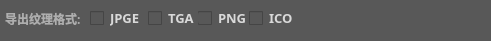
          <widget class="QFrame" name="frame_3">
           <property name="geometry">
            <rect>
             <x>10</x>
             <y>450</y>
             <width>491</width>
             <height>41</height>
            </rect>
           </property>
           <property name="styleSheet">
            <string notr="true">color: rgb(174, 174, 174);
background-color: rgb(88, 88, 88);
border-radius:5px;
</string>
           </property>
           <property name="frameShape">
            <enum>QFrame::StyledPanel</enum>
           </property>
           <property name="frameShadow">
            <enum>QFrame::Raised</enum>
           </property>
           <widget class="QCheckBox" name="checkBox_Jpge">
            <property name="geometry">
             <rect>
              <x>90</x>
              <y>10</y>
              <width>61</width>
              <height>16</height>
             </rect>
            </property>
            <property name="font">
             <font>
              <family>Bahnschrift Light</family>
              <pointsize>10</pointsize>
              <weight>75</weight>
              <bold>true</bold>
             </font>
            </property>
            <property name="styleSheet">
             <string notr="true">color: rgb(217, 217, 217);</string>
            </property>
            <property name="text">
             <string>JPGE</string>
            </property>
           </widget>
           <widget class="QCheckBox" name="checkBox_Png">
            <property name="geometry">
             <rect>
              <x>198</x>
              <y>10</y>
              <width>51</width>
              <height>16</height>
             </rect>
            </property>
            <property name="font">
             <font>
              <family>Bahnschrift Light</family>
              <pointsize>10</pointsize>
              <weight>75</weight>
              <bold>true</bold>
             </font>
            </property>
            <property name="styleSheet">
             <string notr="true">color: rgb(217, 217, 217);</string>
            </property>
            <property name="text">
             <string>PNG</string>
            </property>
           </widget>
           <widget class="QCheckBox" name="checkBox_Tga">
            <property name="geometry">
             <rect>
              <x>148</x>
              <y>10</y>
              <width>51</width>
              <height>16</height>
             </rect>
            </property>
            <property name="font">
             <font>
              <family>Bahnschrift Light</family>
              <pointsize>10</pointsize>
              <weight>75</weight>
              <bold>true</bold>
             </font>
            </property>
            <property name="styleSheet">
             <string notr="true">color: rgb(217, 217, 217);</string>
            </property>
            <property name="text">
             <string>TGA</string>
            </property>
           </widget>
           <widget class="QLabel" name="label_4">
            <property name="geometry">
             <rect>
              <x>5</x>
              <y>3</y>
              <width>81</width>
              <height>31</height>
             </rect>
            </property>
            <property name="font">
             <font>
              <family>微软雅黑</family>
              <weight>75</weight>
              <bold>true</bold>
             </font>
            </property>
            <property name="text">
             <string>导出纹理格式:</string>
            </property>
           </widget>
           <widget class="QCheckBox" name="checkBox_Ico">
            <property name="geometry">
             <rect>
              <x>249</x>
              <y>10</y>
              <width>51</width>
              <height>16</height>
             </rect>
            </property>
            <property name="font">
             <font>
              <family>Bahnschrift Light</family>
              <pointsize>10</pointsize>
              <weight>75</weight>
              <bold>true</bold>
             </font>
            </property>
            <property name="styleSheet">
             <string notr="true">color: rgb(217, 217, 217);</string>
            </property>
            <property name="text">
             <string>ICO</string>
            </property>
           </widget>
          </widget>
